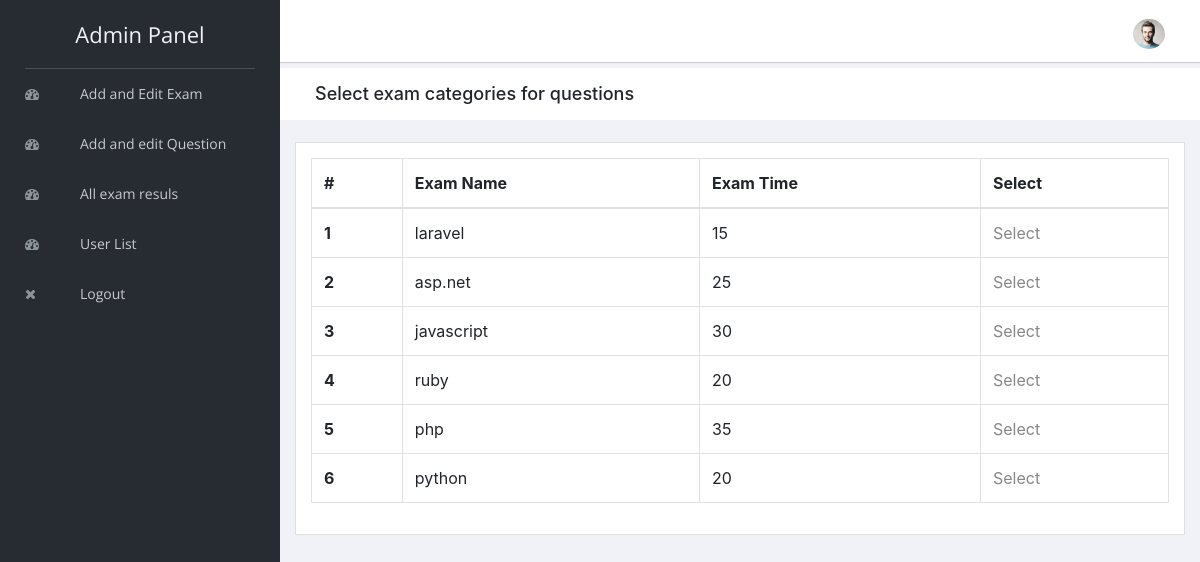
Page /admin/exam_question.php on the committed database.
### tables this page shows
CREATE TABLE `exam_category` (
  `id` int(5) NOT NULL,
  `category` varchar(100) NOT NULL,
  `exam_time_in_minutes` varchar(5) NOT NULL
);

### admin/exam_question.php (the view, shortened to what this page needs)
<?php
                                    include "header.php";
                                    include "../connection.php";
                                    ?>
<div class="breadcrumbs">
    <div class="col-sm-12">
        <div class="page-header float-left">
            <div class="page-title">
                <h1>Select exam categories for questions</h1>
            </div>
        </div>
    </div>
</div>
<div class="content mt-3">
    <div class="animated fadeIn">
        <div class="row">
            <div class="col-lg-12">
                <div class="card">
                    <div class="card-body">
                    <table class="table table-bordered">
                                    <thead>
                                        <tr>
                                            <th scope="col">#</th>
                                            <th scope="col">Exam Name</th>
                                            <th scope="col">Exam Time</th>
                                            <th scope="col">Select</th>
                                        </tr>
                                    </thead>
                                    <tbody>
                                  <?php
                                  $count=0;
                                  $sql=mysqli_query($link,"select * from `exam_category`   ");
                                  while($row=mysqli_fetch_array($sql)){
                                    $count=$count+1;
                                    ?>
                                        <tr>
                                            <th scope="row"><?php echo $count;  ?></th>
                                            <td><?php echo $row['category'];  ?></td>
                                            <td><?php echo $row['exam_time_in_minutes'];  ?></td>
                                            <td><a href="add_edit_question.php?id=<?php echo $row["id"]; ?>"> Select </a></td>
                                        </tr>
                                    <?php
                                  }
                                  ?>
                                    </tbody>
                                </table>
                    </div>
                </div>
            </div>
        </div>
    </div>
</div>
<?php
                                    include "footer.php";
                                    ?>

### admin/header.php (shortened to what this page needs)
<!doctype html>
<html class="no-js" lang="en">
<head>
    <link rel="stylesheet" href="vendors/bootstrap/dist/css/bootstrap.min.css">
    <link rel="stylesheet" href="vendors/font-awesome/css/font-awesome.min.css">
    <link rel="stylesheet" href="vendors/themify-icons/css/themify-icons.css">
    <link rel="stylesheet" href="vendors/flag-icon-css/css/flag-icon.min.css">
    <link rel="stylesheet" href="vendors/selectFX/css/cs-skin-elastic.css">
    <link rel="stylesheet" href="assets/css/style.css">
</head>
<body>
    <aside id="left-panel" class="left-panel">
        <nav class="navbar navbar-expand-sm navbar-default">
            <div class="navbar-header">
                <a class="navbar-brand" href="./">
                 Admin Panel
                </a>
            </div>
            <div id="main-menu" class="main-menu collapse navbar-collapse">
                <ul class="nav navbar-nav">
                    <li>
                        <a href="demo.php"> <i class="menu-icon fa fa-dashboard"></i>Add and Edit Exam </a>
                    </li>
                    <li>
                        <a href="exam_question.php"> <i class="menu-icon fa fa-dashboard"></i>Add and edit Question </a>
                    </li>
                    <li>
                        <a href="old_exam_results.php"> <i class="menu-icon fa fa-dashboard"></i>All exam resuls</a>
                    </li>
                    <li>
                        <a href="show_user.php"> <i class="menu-icon fa fa-dashboard"></i>User List</a>
                    </li>
                    <li>
                        <a href="logout.php"> <i class="menu-icon fa fa-close"></i>Logout </a>
                    </li>
                </ul>
            </div>
        </nav>
    </aside>
    <div id="right-panel" class="right-panel">
        <header id="header" class="header">
            <div class="header-menu">
                <div class="col-sm-7">
                </div>
                <div class="col-sm-5">
                    <div class="user-area dropdown float-right">
                        <a href="#" class="dropdown-toggle" data-toggle="dropdown" aria-haspopup="true" aria-expanded="false">
                            <img class="user-avatar rounded-circle" src="images/admin.jpg" alt="User Avatar">
                        </a>
                    </div>
                </div>
            </div>
        </header>

### admin/footer.php (shortened to what this page needs)
                                </div>
</body>
</html>

### rows in the picture
exam_category: category "laravel", exam_time_in_minutes "15"
exam_category: category "asp.net", exam_time_in_minutes "25"
exam_category: category "javascript", exam_time_in_minutes "30"
exam_category: category "ruby", exam_time_in_minutes "20"
exam_category: category "php", exam_time_in_minutes "35"
exam_category: category "python", exam_time_in_minutes "20"
